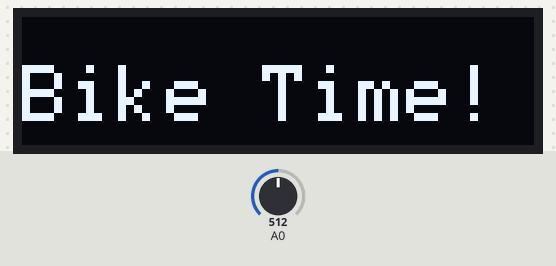
Bench run of a program on a simulated ESP8266 (NodeMCU). Shown: 128×32 one-colour display. The test bench sets the inputs (shaded band); at power-on: A0 = 512. WiFi joins after 1.5 s; servers stay silent unless stated; uploads are accepted with an empty reply; what the program prints to the serial monitor is not drawn.

Above: at 0.1 s.

The program:

main.cpp
```cpp
/*
 * Initial WIP program to sample an exercise bike's
 * magnetic reed switch.
 * @author Suyash Kumar <suyash@suyashkumar.com>
 */
#include "Arduino.h"
#include "bike_computer.h"

BikeComputer bike_computer;

void setup() {
    bike_computer.Init();
}

void loop() {
    bike_computer.HandleLoop();
}
```

bike_computer.cpp
```cpp
#include "Arduino.h"
#include "bike_computer.h"
#include "ESP8266WiFi.h"
#include "WiFiClientSecure.h"

#define THRESHOLD 300
#define VERIFY_ITER_N 10
#define SCREEN_WIDTH 128 // OLED display width, in pixels
#define SCREEN_HEIGHT 32 // OLED display height, in pixels
#define PI 3.14159265
#define BIKE_RADIUS 0.20 // in m
#define BUFFER_UPLOAD_PERIOD 1000 // in ms

// These variables are set at build time using platformio,
// specifically using the $SSID and $WIFIPASSPHRASE
// environment variables.
#ifndef WIFI_SSID
#define WIFI_SSID "test"
#endif
#ifndef WIFI_PASSPHRASE
#define WIFI_PASSPHRASE "test"
#endif

void BikeComputer::Init() {
    pinMode(A0, INPUT);
    Serial.begin(9600);
    display.Init();
    delay(100);

    InitWiFi();
    session_id = bike_server_client.NewSession().payload;
    Serial.println(session_id);

    relative_start_time = millis();
    buffer_relative_start_time = millis();
}

void BikeComputer::HandleLoop() {
    if (UpdateTriggerState()) {
        distance = 2 * PI * BIKE_RADIUS * num_revolutions; // in m
        display.RevsAndDistance(num_revolutions, distance);
    }

    if ((millis() - buffer_relative_start_time) >= BUFFER_UPLOAD_PERIOD) {
        // Trigger upload of this batch
        Serial.println("Upload");
        bike_server_client.AddBatch(session_id, num_revolutions_buffer, buffer_relative_start_time, millis());
        buffer_relative_start_time = millis();
        num_revolutions_buffer = 0;
    }

    delay(10);
}

void BikeComputer::InitWiFi() {
    WiFi.mode(WIFI_STA);
    wifi_multi.addAP(WIFI_SSID, WIFI_PASSPHRASE);

    while (wifi_multi.run() != WL_CONNECTED) {
        Serial.println("connecting...");
        delay(200);
    }
}

bool BikeComputer::UpdateTriggerState() {
    // TODO: count and timestamp detected unique revolutions.
    if (IsSwitchTriggered() && !prev_trigger_state) {
        // New unique revolution
        prev_trigger_state = true;
        num_revolutions += 1;
        num_revolutions_buffer += 1;
        return true;

    } else if (!IsSwitchTriggered() && prev_trigger_state) {
        // Switch is not triggered anymore, update previous trigger state
        prev_trigger_state = false;
    }

    delay(10);
    return false;
}

bool BikeComputer::IsSwitchTriggered() {
        // TODO: can probably use digitalRead instead of analogRead and threshold
        if (analogRead(A0) < THRESHOLD) {
            // Do a couple more reads to verify that we should really count this as a trigger
            int summed_values = 0;
            for (int i = 0; i < VERIFY_ITER_N; i++) {
                summed_values += analogRead(A0);
                delay(4);
            }
            if (summed_values < (THRESHOLD * VERIFY_ITER_N)) {
                return true;
            }
        }

        return false;
}
```

bike_computer.h
```cpp
#ifndef FIRMWARE_BIKE_COMPUTER_H
#define FIRMWARE_BIKE_COMPUTER_H
#include "display.h"
#include "ESP8266WiFi.h"
#include "ESP8266WiFiMulti.h"
#include <ESP8266HTTPClient.h>
#include "bike_server_client.h"

class BikeComputer {
public:
    BikeComputer(): display(), prev_trigger_state(false), num_revolutions(0), num_revolutions_buffer(0) {};

    void Init();
    void HandleLoop();

private:
    void InitWiFi();
    bool IsSwitchTriggered();
    bool UpdateTriggerState();

    ESP8266WiFiMulti wifi_multi;
    BikeServerClient bike_server_client;

    BikeDisplay display;
    bool prev_trigger_state;
    int num_revolutions;
    double distance;

    String session_id;
    // The relative start time of the session in milliseconds.
    unsigned long relative_start_time;
    unsigned long buffer_relative_start_time;
    // The number of revolutions recorded since we last sent a batch to the server.
    int num_revolutions_buffer;
};

#endif //FIRMWARE_BIKE_COMPUTER_H
```

bike_server_client.cpp
```cpp
#include "Arduino.h"
#include "bike_server_client.h"

StatusOr<String> BikeServerClient::NewSession() {
    StatusOr<String> result;

    http_client.begin(wifi_client, "http://10.0.0.176:8000/api/new_session");
    result.status_code = http_client.GET();

    result.payload = http_client.getString();
    http_client.end();
    return result;
}

int BikeServerClient::AddBatch(const String& session_id, const int num_revolutions, const unsigned long start_time,
                               const unsigned long end_time) {

    char buf[300];
    snprintf(buf, sizeof(buf), "http://10.0.0.176:8000/api/add?session_id=%s&revs=%d&start_time=%lu&end_time=%lu", session_id.c_str(), num_revolutions, start_time, end_time);
    Serial.println(buf);
    http_client.begin(wifi_client, buf);
    int status = http_client.GET();
    http_client.end();
    return status;
}
```

bike_server_client.h
```cpp
#ifndef FIRMWARE_BIKE_SERVER_CLIENT_H
#define FIRMWARE_BIKE_SERVER_CLIENT_H

#include "ESP8266WiFi.h"
#include "ESP8266WiFiMulti.h"
#include <ESP8266HTTPClient.h>

template <typename Payload>
struct StatusOr {
    // HTTP status code
    int status_code;
    Payload payload;
};

class BikeServerClient {
public:
    BikeServerClient() {};
    StatusOr<String> NewSession();
    int AddBatch(const String& session_id, int num_revolutions, unsigned long start_time, unsigned long end_time);

private:
    WiFiClient wifi_client;
    HTTPClient http_client;
};

#endif //FIRMWARE_BIKE_SERVER_CLIENT_H
```

display.cpp
```cpp
#include "Adafruit_GFX.h"
#include "Adafruit_SSD1306.h"
#include "Arduino.h"
#include "display.h"
#include "SPI.h"
#include "Wire.h"

#define SCREEN_WIDTH 128 // OLED display width, in pixels
#define SCREEN_HEIGHT 32 // OLED display height, in pixels
#define LARGE_TEXT_SIZE 2
#define SMALL_TEXT_SIZE 1

BikeDisplay::BikeDisplay() {
    display = Adafruit_SSD1306(SCREEN_WIDTH, SCREEN_HEIGHT, &Wire);
}

void BikeDisplay::Init() {
    // TODO: make BikeDisplay work with any size display?
    if(!display.begin(SSD1306_SWITCHCAPVCC, 0x3C)) { // Address 0x3C for 128x32
        Serial.println("SSD1306 allocation failed");
        exit(1);  // TODO: figure out if this error happens often, and if so, how best to handle
    }
    PrepareDisplayForPrint(/*is_center_cursor=*/true);
    display.println(F("Bike Time!"));
    display.display();
    delay(1000);
}

void BikeDisplay::Revolutions(const int& revs) {
    PrepareDisplayForPrint(/*is_center_cursor=*/true);
    display.print(F("Revs: "));
    display.print(revs);
    display.display();
}

void BikeDisplay::PrepareDisplayForPrint(bool is_center_cursor) {
    display.clearDisplay();
    display.setTextSize(2);
    // TODO: support optional inverted color mode?
    display.setTextColor(SSD1306_WHITE);

    if (is_center_cursor) {
        display.setCursor(0, (SCREEN_HEIGHT / 2) - (4 * LARGE_TEXT_SIZE / 2));
    } else {
        display.setCursor(0, 0);
    }
}

void BikeDisplay::RevsAndDistance(const int& revs, const double& dist) {
    PrepareDisplayForPrint();
    display.print(F("Revs: "));
    display.print(revs);

    display.println();

    display.print(F("Dist: "));
    char buffer[5];
    sprintf(buffer, "%4f", dist);
    display.print(buffer);

    display.display();

}
```

display.h
```cpp
#ifndef FIRMWARE_DISPLAY_H
#define FIRMWARE_DISPLAY_H
#include <Adafruit_SSD1306.h>

class BikeDisplay {
public:
    BikeDisplay();

    void Init();
    void Revolutions(const int& revs);
    void RevsAndDistance(const int& revs, const double& dist);

private:
    void PrepareDisplayForPrint(bool is_center_cursor=false);
    Adafruit_SSD1306 display;
};

#endif //FIRMWARE_DISPLAY_H
```
